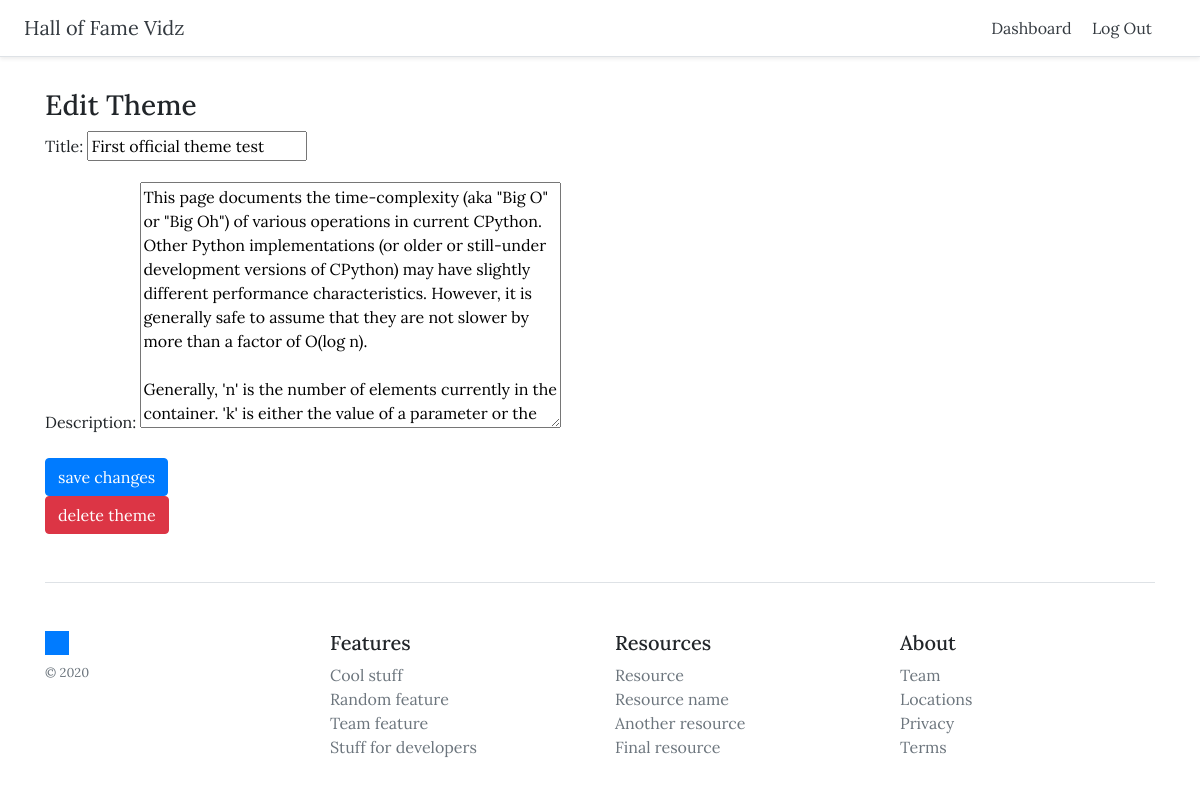
The app's page /themes/1/update (signed in), older data.
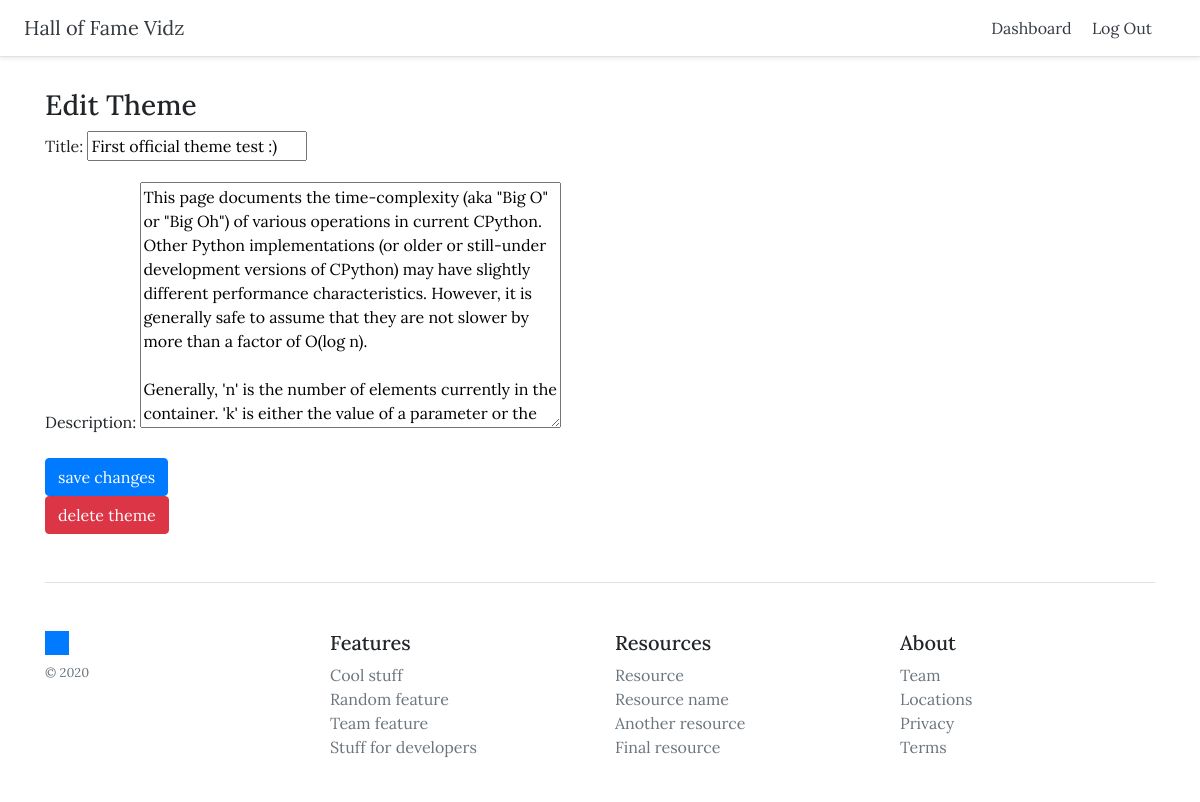
The same page, newer data.
### themes/models.py (models this page shows, shortened)
class Theme(models.Model):
    title = models.CharField(max_length=255)
    created_at = models.DateTimeField(auto_now_add=True)
    updated_at = models.DateTimeField(auto_now=True)
    description = models.TextField()
    user = models.ForeignKey(User, on_delete=models.CASCADE)

### themes/views.py (the view)
# urls.py: path('themes/<int:pk>/update', views.UpdateTheme.as_view(), name='update_theme'),
class UpdateTheme(generic.UpdateView):
    model = Theme
    template_name = 'themes/update_theme.html'
    fields = ['title', 'description']
    success_url = reverse_lazy('dashboard')

### themes/templates/themes/update_theme.html (shortened to what this page needs)
{% extends 'themes/base.html' %}
{% block content %}
{% if user.is_authenticated %}
<h3>Edit Theme</h3>
<form method="POST">
    {{ form.as_p }}
    <button type="submit" class="btn btn-primary">save changes</button>
</form>
{% else %}
<h3>Please <a href="{% url 'login' %}">log in</a> first!</h3>
{% endif %}
<a href="{% url 'delete_theme' theme.id %}" class="btn btn-danger">delete theme</a>
{% endblock %}

### themes/templates/themes/base.html (shortened to what this page needs)
<!DOCTYPE html>
<html lang="en">
{% load static %}
<head>
    <link rel="stylesheet" href="https://cdnjs.cloudflare.com/ajax/libs/twitter-bootstrap/4.5.2/css/bootstrap.min.css">
    <link rel="stylesheet" href="https://cdnjs.cloudflare.com/ajax/libs/font-awesome/5.15.0/css/all.min.css">
    <link rel="stylesheet" href="{% static 'css/style.css'%}" type="text/css">
</head>
<body>
    <div class="d-flex flex-column flex-md-row align-items-center p-3 px-md-4 bg-white border-bottom shadow-sm">
        <h5 class="my-0 mr-md-auto font-weight-normal">
            <a href="{% url 'home' %}" class="text-dark">Hall of Fame Vidz</a>
        </h5>
        <nav class="my-2 my-md-0 mr-md-3">
            {% if user.is_authenticated %}
            <a class="p-2 text-dark" href="{% url 'dashboard' %}">Dashboard</a>
            <a class="p-2 text-dark" href="{% url 'logout' %}">Log Out</a>
            {% else %}
            <a class="p-2 text-dark" href="{% url 'login' %}">Log In</a>
            {% endif %}
        </nav>
    </div>
    <div class="container">
        {% block content%}
        {% endblock %}
        <footer class="pt-4 my-md-5 pt-md-5 border-top">
            <div class="row">
                <div class="col-12 col-md">
                <img class="mb-2" src="{% static 'media/favicon.ico' %}" alt="" width="24" height="24">
                <small class="d-block mb-3 text-muted">&copy; 2020</small>
                </div>
                <div class="col-6 col-md">
                <h5>Features</h5>
                <ul class="list-unstyled text-small">
                    <li><a class="text-muted" href="#">Cool stuff</a></li>
                    <li><a class="text-muted" href="#">Random feature</a></li>
                    <li><a class="text-muted" href="#">Team feature</a></li>
                    <li><a class="text-muted" href="#">Stuff for developers</a></li>
                </ul>
                </div>
                <div class="col-6 col-md">
                <h5>Resources</h5>
                <ul class="list-unstyled text-small">
                    <li><a class="text-muted" href="#">Resource</a></li>
                    <li><a class="text-muted" href="#">Resource name</a></li>
                    <li><a class="text-muted" href="#">Another resource</a></li>
                    <li><a class="text-muted" href="#">Final resource</a></li>
                </ul>
                </div>
                <div class="col-6 col-md">
                <h5>About</h5>
                <ul class="list-unstyled text-small">
                    <li><a class="text-muted" href="#">Team</a></li>
                    <li><a class="text-muted" href="#">Locations</a></li>
                    <li><a class="text-muted" href="#">Privacy</a></li>
                    <li><a class="text-muted" href="#">Terms</a></li>
                </ul>
                </div>
            </div>
        </footer>
    </div>
</body>
</html>

### themes/static/css/style.css (style rules this page uses)
* { font-family: 'Lora', sans-serif; }
.container { margin-top: 4vh; }

Row changes from the older to the newer data that the page shows:
changed Theme: title "First official theme test" → "First official theme test :)"
